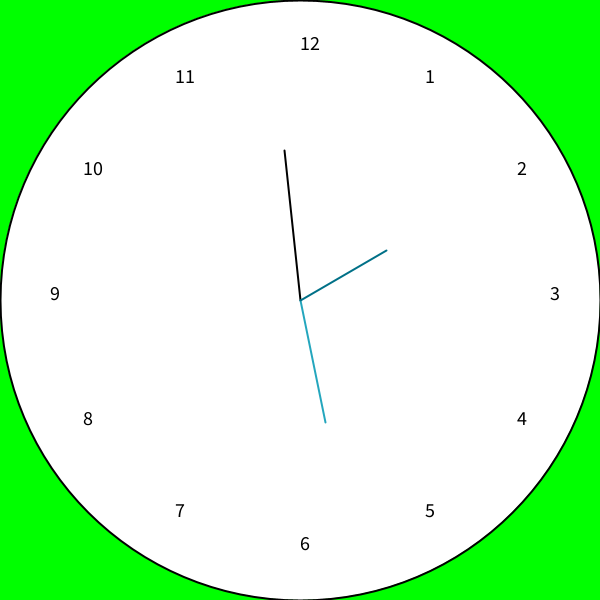
Frame 1 (no input)
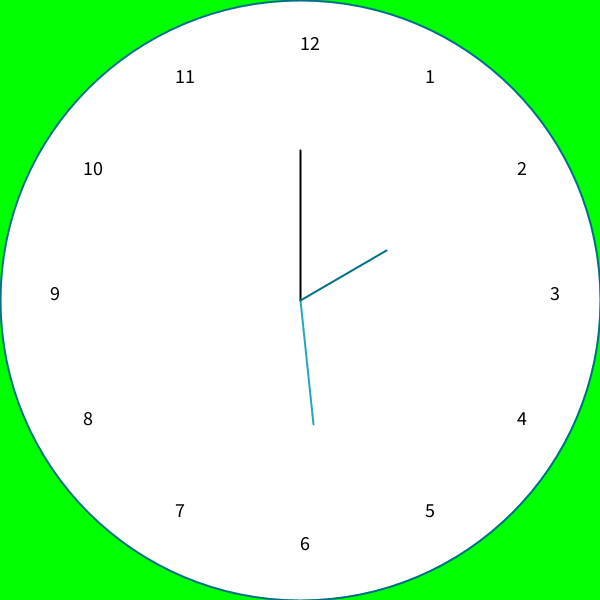
Frame 60 (the mouse pressed at the canvas centre just before this capture)
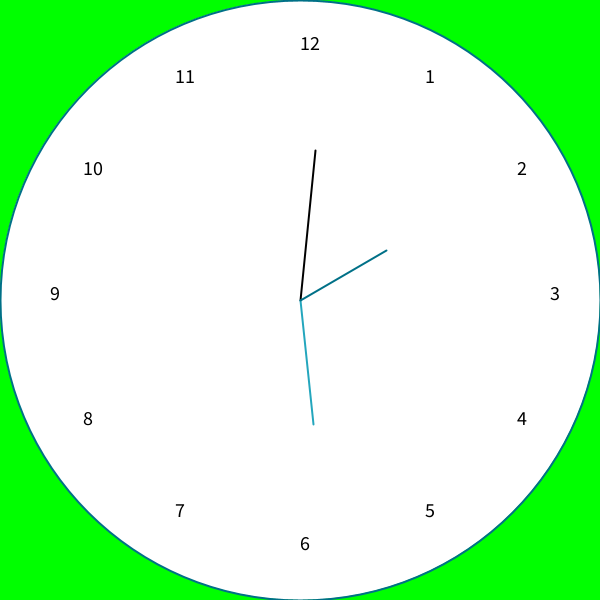
Frame 120 (the mouse held since frame 60 and released just before this capture)

The Processing sketch that drew these frames (run headless with seeded random() and noise(); from frame 60 on, the mouse is pressed at the canvas centre):

// Processing sketch: processing_151005
// ── processing_151005.pde

float x, y;
void setup() {
  size(600, 600);
  smooth();
  strokeWeight(2);
  textSize(20);
  x=width/2;
  y=height/2;
}
void draw() {
  background(0, 255, 0);
  drawclock();
}
void drawclock() {
  fill(255);
  ellipse(width/2, height/2, 600, 600);
  drawNumbers();

  float sa=map(second(), 0, 60, 0, 2*PI);
  pushMatrix();
  translate(x, y);
  rotate(sa);
  stroke(0);
  line(0, 0, 0, -150);
  popMatrix();

  float ma=map(minute(), 0, 60, 0, 2*PI);
  pushMatrix();
  translate(x, y);
  rotate(ma);
  stroke(36, 166, 189);
  line(0, 0, 0, -125);
  popMatrix();

  float ha=map(hour(), 0, 12, 0, 2*PI);
  pushMatrix();
  translate(x, y);
  rotate(ha);
  stroke(0, 112, 135);
  line(0, 0, 0, -100);
  popMatrix();
}

void drawNumbers() {
  float r=250;
  float inc=2*PI/12;
  for (int i=1; i<=12; i++) {
    float xn=x+cos(i*inc-HALF_PI)*r;
    float yn=y+sin(i*inc-HALF_PI)*r;
    fill(0);
    text(i, xn, yn);
  }
}
